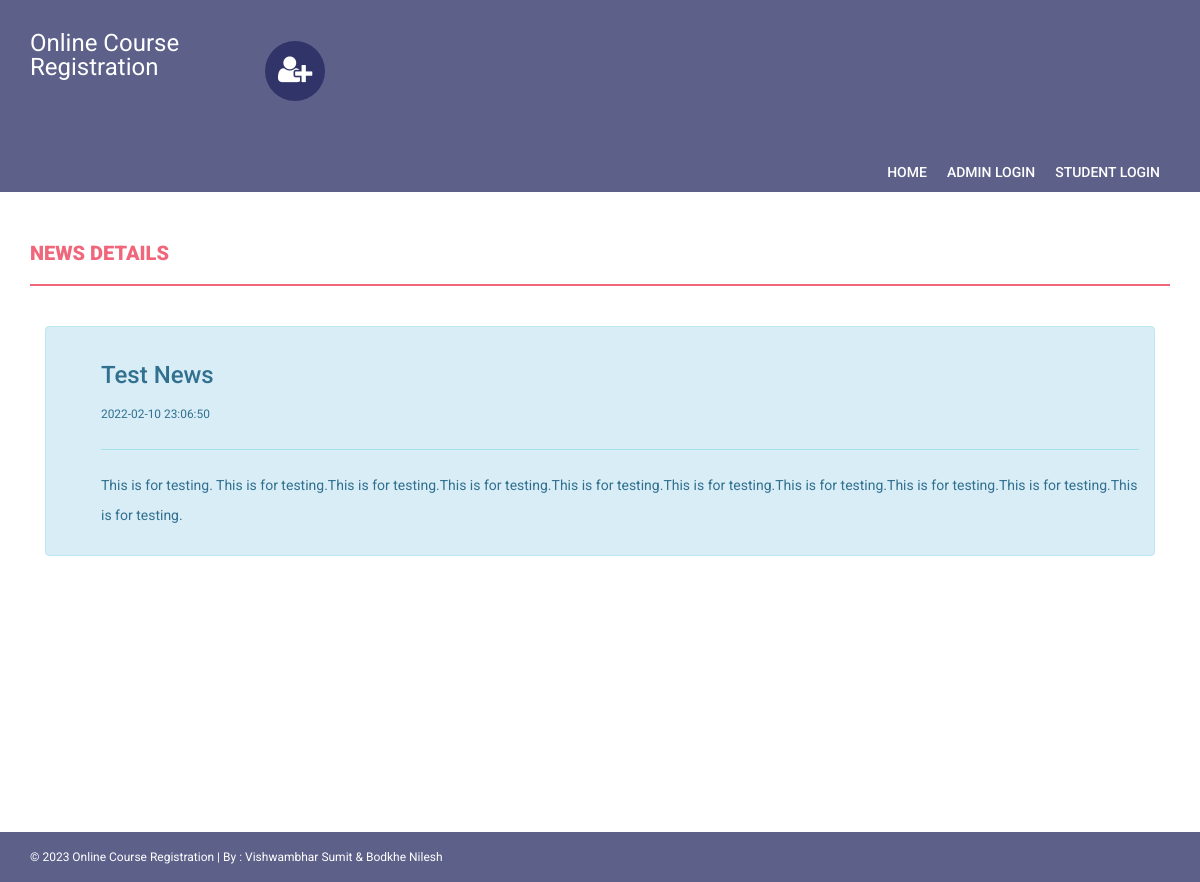
The page /onlinecourse/news-details.php?nid=2 on the database its author committed.
### tables this page shows
CREATE TABLE IF NOT EXISTS `news` (
  `id` int(11) NOT NULL AUTO_INCREMENT,
  `newstitle` varchar(255) DEFAULT NULL,
  `newsDescription` mediumtext,
  `postingDate` timestamp NULL DEFAULT CURRENT_TIMESTAMP,
  PRIMARY KEY (`id`)
);

### onlinecourse/news-details.php (the view, shortened to what this page needs)
<!DOCTYPE html>
<html xmlns="http://www.w3.org/1999/xhtml">
<head>
    <link href="assets/css/bootstrap.css" rel="stylesheet" />
    <link href="assets/css/font-awesome.css" rel="stylesheet" />
    <link href="assets/css/style.css" rel="stylesheet" />
</head>
<body>
    <?php include('includes/header.php');?>
<section class="menu-section">
        <div class="container">
            <div class="row">
                <div class="col-md-12">
                    <div class="navbar-collapse collapse ">
                        <ul id="menu-top" class="nav navbar-nav navbar-right">
                             <li><a href="index.php">Home </a></li>
                             <li><a href="admin/">Admin Login </a></li>
                              <li><a href="index.php">Student Login</a></li>
                        </ul>
                    </div>
                </div>
            </div>
        </div>
    </section>
    <div class="content-wrapper">
        <div class="container">
            <div class="row">
                <div class="col-md-12">
                    <h4 class="page-head-line">News Details </h4>
                </div>
            </div>
                <div class="col-md-12">
                    <div class="alert alert-info">
                        <ul>
<?php $nid=$_GET['nid'];
$sql=mysqli_query($con,"select * from news where id='$nid'");
while($row=mysqli_fetch_array($sql))
{?>
<h3><?php echo htmlentities($row['newstitle']);?></h3>
<small><?php echo htmlentities($row['postingDate']);?></small>
<hr />
<p><?php echo htmlentities($row['newsDescription']);?></p>
<?php } ?>
                        </ul>
                    </div>
                                    </div>
            </div>
        </div>
    <?php include('includes/footer.php');?>
</body>
</html>

### onlinecourse/assets/css/style.css (style rules this page uses)
body { font-family: 'Roboto', sans-serif; line-height: 30px; }
.content-wrapper { margin-top: 40px; min-height: 600px; padding-bottom: 60px; }
.page-head-line { font-weight: 900; padding-bottom: 20px; border-bottom: 2px solid #F0677C; text-transform: uppercase; color: #F0677C; font-size: 20px; margin-bottom: 40px; }
.menu-section { background-color:#1f235cb8; }
#menu-top a { color: #FFF; text-decoration: none; font-weight: 500; padding: 10px 10px 10px 10px; text-transform: uppercase; }

### rows shown on the page
news: newstitle "Test News", postingDate "2022-02-10 23:06:50", newsDescription "This is for testing. This is for testing.This is for testing.This is for testing.This is for testing.This is for testing.This is for testing.This is for testing.This is for testing.This is for testing."
